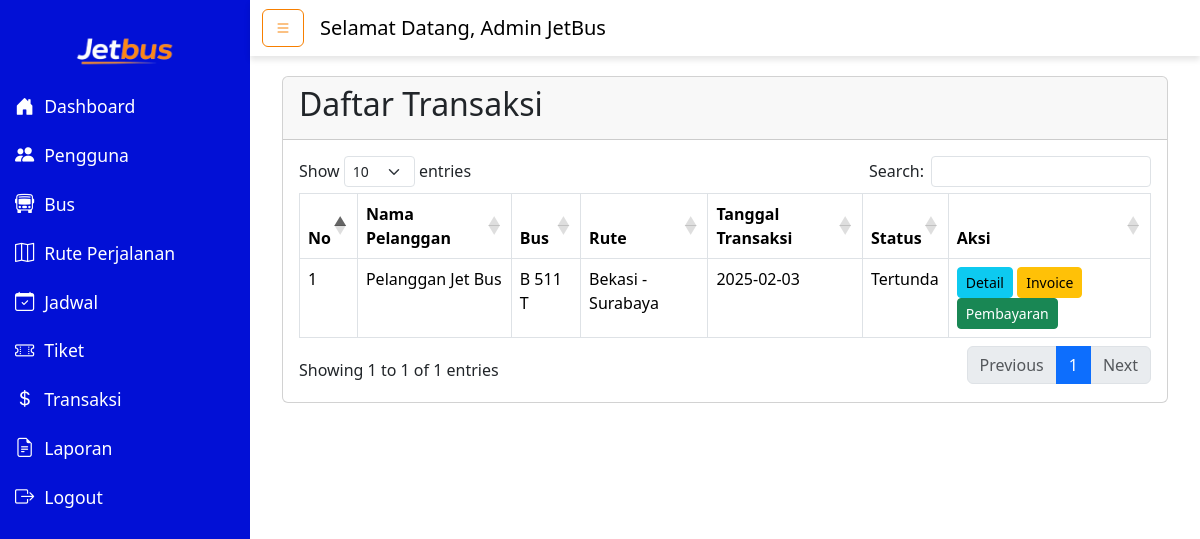
The app's page /admin/kelolaTransaksi.php (signed in) with its own data.
### tables this page shows
CREATE TABLE `transaksi` (
  `id_transaksi` int(11) NOT NULL,
  `id_pengguna` int(11) NOT NULL,
  `id_jadwal` int(11) NOT NULL,
  `tanggal_transaksi` date NOT NULL DEFAULT current_timestamp(),
  `jam_transaksi` time NOT NULL,
  `total` decimal(10,2) NOT NULL,
  `status` enum('tertunda','dibayar','dibatalkan') DEFAULT 'tertunda'
);

CREATE TABLE `pengguna` (
  `id_pengguna` int(11) NOT NULL,
  `nama` varchar(100) NOT NULL,
  `email` varchar(100) NOT NULL,
  `password` varchar(255) NOT NULL,
  `no_hp` varchar(15) DEFAULT NULL,
  `peran` enum('admin','pelanggan') NOT NULL DEFAULT 'pelanggan'
);

CREATE TABLE `bus` (
  `id_bus` int(11) NOT NULL,
  `no_plat` varchar(20) NOT NULL,
  `id_tipe` int(11) NOT NULL
);

CREATE TABLE `rute` (
  `id_rute` int(11) NOT NULL,
  `lokasi_asal` varchar(100) NOT NULL,
  `lokasi_tujuan` varchar(100) NOT NULL,
  `jarak` decimal(10,0) DEFAULT NULL
);

### admin/kelolaTransaksi.php (the view, shortened to what this page needs)
<?php
include "header.php";
include "../koneksi.php";
$query = "SELECT transaksi.*, pengguna.nama AS nama_pelanggan, jadwal.tanggal_berangkat, jadwal.waktu_berangkat, bus.no_plat, rute.lokasi_asal, rute.lokasi_tujuan
        FROM transaksi
        JOIN jadwal ON transaksi.id_jadwal = jadwal.id_jadwal
        JOIN bus ON jadwal.id_bus = bus.id_bus
        JOIN rute ON jadwal.id_rute = rute.id_rute
        JOIN pengguna ON transaksi.id_pengguna = pengguna.id_pengguna
        WHERE pengguna.peran = 'pelanggan'";
$query .= " ORDER BY transaksi.tanggal_transaksi DESC";
$result = mysqli_query($koneksi, $query);
?>
<div class="d-flex">
    <?php include "sidebar.php"; ?>
    <div class="content-wrapper w-100">
        <?php include "navbar.php"; ?>
        <main class="content">
            <div class="container-fluid">
                <div class="card">
                    <div class="card-header">
                        <h2>Daftar Transaksi</h2>
                    </div>
                    <div class="card-body">
                        <table class="table table-bordered" id="tableTransaksi">
                            <thead>
                                <tr>
                                    <th>No</th>
                                    <th>Nama Pelanggan</th>
                                    <th>Bus</th>
                                    <th>Rute</th>
                                    <th>Tanggal Transaksi</th>
                                    <th>Status</th>
                                    <th>Aksi</th>
                                </tr>
                            </thead>
                            <tbody>
                                <?php
                                $no = 1;
                                while ($row = mysqli_fetch_assoc($result)) { ?>
                                    <tr>
                                        <td><?= $no++; ?></td>
                                        <td><?= $row['nama_pelanggan']; ?></td>
                                        <td><?= $row['no_plat']; ?></td>
                                        <td><?= $row['lokasi_asal'] . ' - ' . $row['lokasi_tujuan']; ?></td>
                                        <td><?= $row['tanggal_transaksi']; ?></td>
                                        <td><?= ucfirst($row['status']); ?></td>
                                        <td>
                                            <a href="detailTransaksi.php?id=<?= $row['id_transaksi']; ?>" class="btn btn-info btn-sm">Detail</a>
                                            <a href="invoice.php?id=<?= $row['id_transaksi']; ?>" class="btn btn-info btn-warning btn-sm">Invoice</a>
                                            <?php if ($row['status'] == 'tertunda') { ?>
                                                <a href="konfirmasiPembayaran.php?id=<?= $row['id_transaksi']; ?>" class="btn btn-success btn-sm "> Pembayaran</a>
                                            <?php } ?>
                                        </td>
                                    </tr>
                                <?php } ?>
                            </tbody>
                        </table>
                    </div>
                </div>
            </div>
        </main>
    </div>
</div>
<?php include "footer.php"; ?>

### assets/css/admin.css (style rules this page uses)
body { font-family: Arial, sans-serif; background-color: #f5f5f5; margin: 0; padding: 0; }
.content-wrapper { flex: 1; display: flex; flex-direction: column; }
.content { padding: 20px; background-color: white; min-height: 100vh; }

### records on screen
transaksi: id_pengguna.nama "Pelanggan Jet Bus", bus.no_plat "B 511 T", rute.lokasi_asal "Bekasi", rute.lokasi_tujuan "Surabaya", tanggal_transaksi "2025-02-03", status "Tertunda"

### other values on screen
$_SESSION['nama'] "Admin JetBus"
